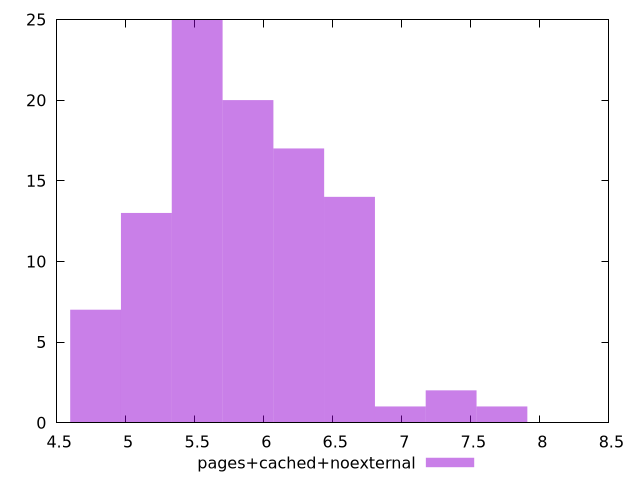

The script that saved this image:
$_pagesCachedNoexternal <<EOF
7.35736631338773 2
5.150156419371411 13
5.885893050710184 20
5.518024735040798 25
6.621629682048956 14
6.25376136637957 17
4.782288103702024 7
6.989497997718344 1
7.725234629057116 1
EOF
set key outside below
set terminal pngcairo
set output "report_00004_2020-11-02T20-21-41.718Z/network-server-latency/pages+cached+noexternal//raw_hist.png"
set yrange [0:25]
set boxwidth 0.3678683156693865
set style fill transparent solid 0.5 noborder
plot $_pagesCachedNoexternal title "pages+cached+noexternal" with boxes ,
